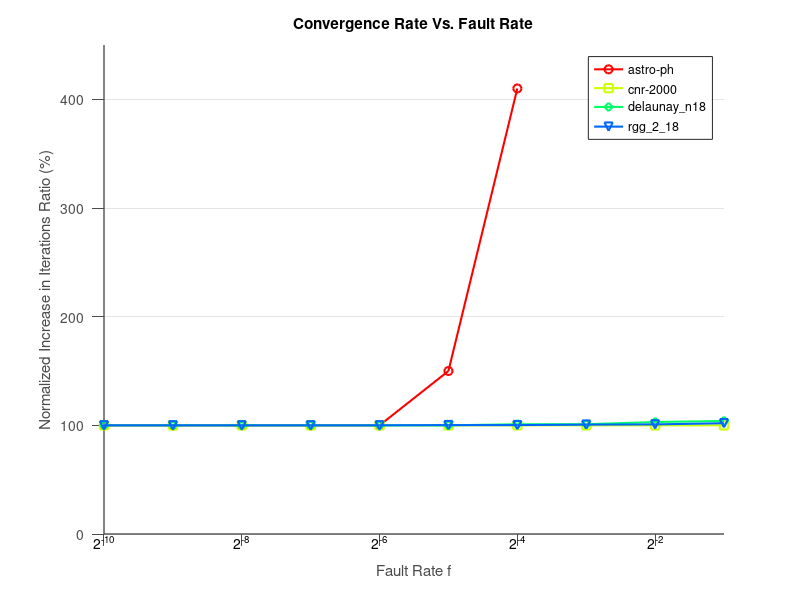

Write the MATLAB code that produced this figure.

AS = csvread('astro-ph_conv.csv');
CN = csvread('cnr-2000_conv.csv');
DE = csvread('delaunay_n18_conv.csv');
RG = csvread('rgg_2_18_conv.csv');

%% normalizing each data set 
AS(:,2) = 100*(AS(:,2)/AS(1,2));
CN(:,2) = 100*(CN(:,2)/CN(1,2));
DE(:,2) = 100*(DE(:,2)/DE(1,2));
RG(:,2) = 100*(RG(:,2)/RG(1,2));


Max_iter = 500;
ft_freq = 10;

DT = [AS(:,2),CN(:,2),DE(:,2),RG(:,2) ] ;       


[m,n] =size(DT);

linestyles = cellstr(char('-','-','-','-','-','-.','--','-',':','-',':',...
'-.','--','-',':','-.','--','-',':','-.'));

MarkerEdgeColors=hsv(n+1);  % n is the number of different items you have
Markers=['o','s','d','v','^','<','>','p','h','.',...
'+','*','o','x','*','x','^','<','h','+','.','>','p','s','d','v',...
'o','x','+','*','s','d','v','^','<','>','p','h','.'];

figure;
for i = 1:n
	
	plot(AS(:,1),DT(:,i),[linestyles{i} Markers(i)],'Color',MarkerEdgeColors(i,:),'LineWidth',1.5);
	hold on
end


set(gca,'XLim',[-10, -1]);
% set(gca,'YLim',[-10, 400]);
set(gca,'YLim',[0, 450]);

hTitle  = title ('Convergence Rate Vs. Fault Rate');
hXLabel = xlabel('Fault Rate f'                     );
hYLabel = ylabel('Normalized Increase in Iterations Ratio (%)');    

legend('astro-ph','cnr-2000','delaunay\_n18','rgg\_2\_18');
set(gcf, 'Color', 'w'); %setting the back ground color

set(gca, 'XTickLabel',[])                      %# suppress current x-labels

xt = get(gca, 'XTick');
yl = get(gca, 'YLim');
str = cellstr( num2str(xt(:),'2^{%d}') );      %# format x-ticks as 2^{xx}
hTxt = text(xt, yl(ones(size(xt))), str, ...   %# create text at same locations
    'Interpreter','tex', ...                   %# specify tex interpreter
    'VerticalAlignment','top', ...             %# v-align to be underneath
    'HorizontalAlignment','center');           %# h-aligh to be centered


% set(0,'DefaultAxesColorOrder',[1 0 0;0 1 0;0 0 1;0.5 0.5 0;0.5 0 0.5; 0 0.5 0.5;0.5 0.5 0.25;0.5 0.25 0.5; 0.25 0.5 0.5;],...
%       'DefaultAxesLineStyleOrder','-|--|:');
% semilogy(Mres,'LineWidth',1.00);

set(gca, ...
  'Box'         , 'off'     , ...
  'TickDir'     , 'out'     , ...
  'TickLength'  , [.02 .02] , ...
  'XMinorTick'  , 'off'      , ...
  'YMinorTick'  , 'off'      , ...
  'YGrid'       , 'on'      , ...
  'XColor'      , [.3 .3 .3], ...
  'YColor'      , [.3 .3 .3], ...
  'LineWidth'   , 1         );

% print2eps('plot_conv.eps'); %finally printing the files

